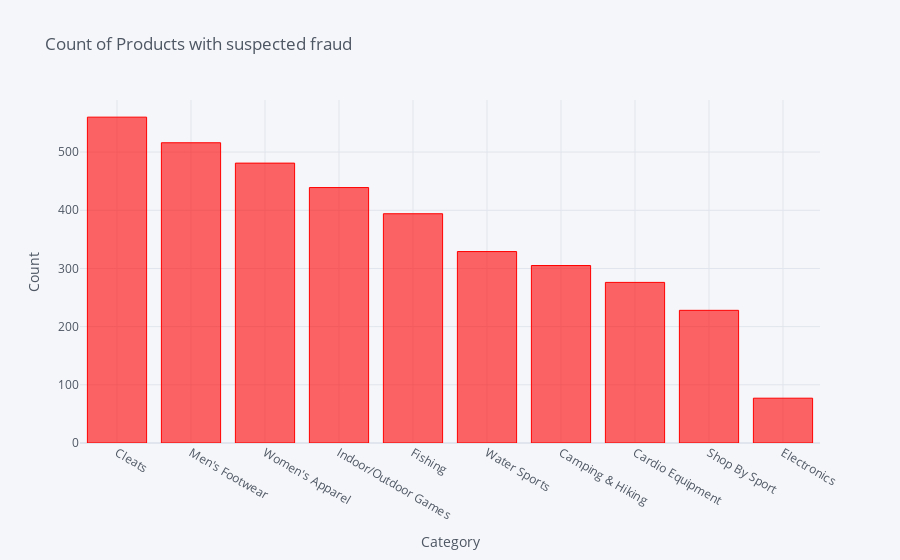

The notebook cell saved with this chart:
### Code cell
plt.style.use("dark_background")
temp = fraud_region['Category Name'].value_counts().nlargest(10)
temp.iplot(kind='bar', xTitle = 'Category', yTitle = "Count", title = 'Count of Products with suspected fraud', color = '#FF0000')

### Figure 1 — Plotly figure (JSON) as saved in the notebook; plotly's stock layout.template omitted (floating-point values rounded to 4 significant figures)
{"data": [{"marker": {"color": "rgba(255, 0, 0, 0.6)", "line": {"color": "rgba(255, 0, 0, 1.0)", "width": 1}}, "name": "Category Name", "orientation": "v", "text": "", "type": "bar", "x": ["Cleats", "Men's Footwear", "Women's Apparel", "Indoor/Outdoor Games", "Fishing", "Water Sports", "Camping & Hiking", "Cardio Equipment", "Shop By Sport", "Electronics"], "y": [560, 516, 481, 439, 394, 329, 305, 276, 228, 77]}], "layout": {"legend": {"bgcolor": "#F5F6F9", "font": {"color": "#4D5663"}}, "paper_bgcolor": "#F5F6F9", "plot_bgcolor": "#F5F6F9", "title": {"font": {"color": "#4D5663"}, "text": "Count of Products with suspected fraud"}, "xaxis": {"gridcolor": "#E1E5ED", "showgrid": true, "tickfont": {"color": "#4D5663"}, "title": {"font": {"color": "#4D5663"}, "text": "Category"}, "zerolinecolor": "#E1E5ED"}, "yaxis": {"gridcolor": "#E1E5ED", "showgrid": true, "tickfont": {"color": "#4D5663"}, "title": {"font": {"color": "#4D5663"}, "text": "Count"}, "zerolinecolor": "#E1E5ED"}}}
